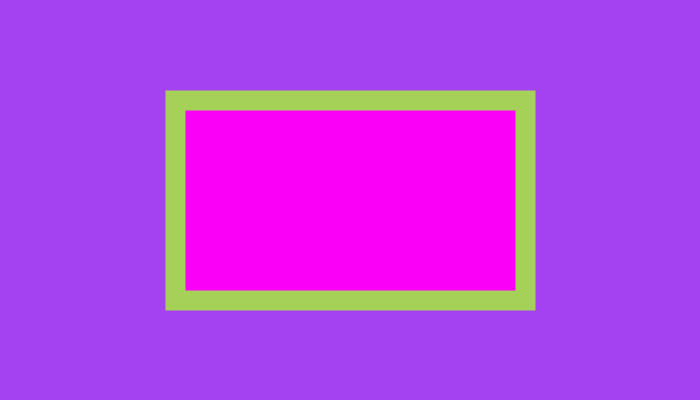
Frame 1 (no input)
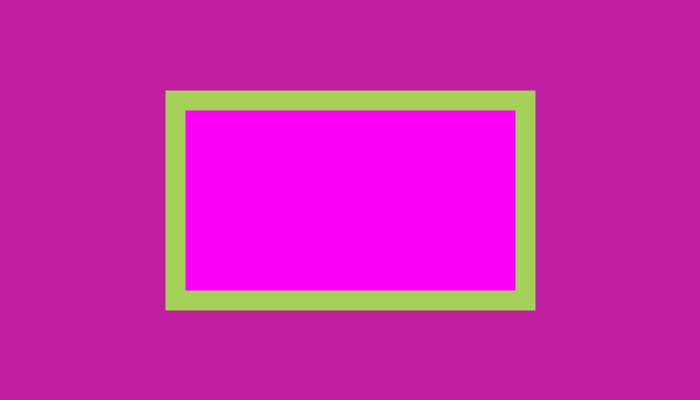
Frame 60 (the mouse pressed at the canvas centre just before this capture)
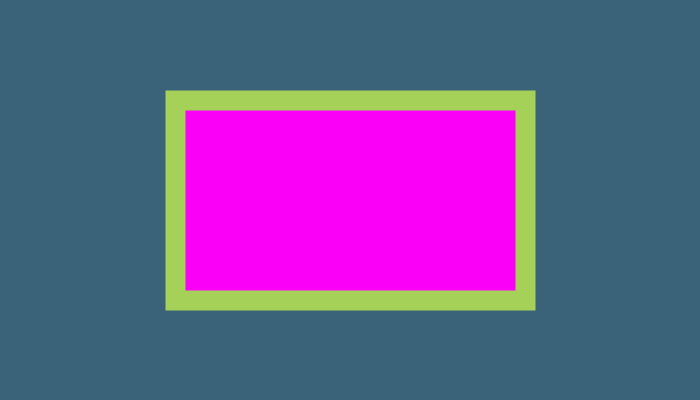
Frame 120 (the mouse held since frame 60 and released just before this capture)

The Processing sketch that drew these frames (run headless with seeded random() and noise(); from frame 60 on, the mouse is pressed at the canvas centre):

// Processing sketch: hello_world
// ── hello_world.pde
//Global Variables
int appWidth, appHeight;
float centerX, centerY, xStart, yStart, widthRect, heightRect;
color blackNightMode=#000000, green=#a5d158, purple=#FA00F6, white=#FFFFFF; //Hexidecimal
float thin, normal, thick;
//
void setup() {
  //Declaring Display Geometry: landscape, square, portrait
  size(700, 400); //Able to deploy with fullScreen();
  //fullScreen();
  appWidth = width;
  appHeight = height;
  //Concatenation: , or + (i.e space)
  println("\t\t\tWidth="+width, "\tHeight="+height);
  println("Display Monitor:", "\twidth:"+displayWidth, "\theight:"+displayHeight);
  //
  String ls="Landscape or Square", p="portrait", DO="Display Orientation", instruct="Bru, turn your phun";
  //
  if ( appWidth < appHeight ) { //Declaring Landscape & square
    println(instruct);
  } else {
    println("Display: Good to Go");
    if ( appWidth > displayWidth ) { //Fitting CANVAS into Monitor Display
      appWidth=0;
      appHeight=0;
      println("STOP, is broken");
    } else {
      //Empty ELSE
    }
  }
  //Population
  centerX = appWidth * 1/2;
  centerY = height * 1/2;
  xStart = centerX - ( appWidth * 1/4 );
  yStart  = centerY - ( height * 1/4 );
  widthRect = appWidth * 1/2;
  heightRect = height * 1/2;
  thin = appWidth / appWidth; //1
  normal = appWidth * 1/70;
  thick = appWidth * 1/35;
} //End setup
//
void draw() {
  // New Background Function "covers" old gray scale background()
  // Night Mode means background cannot have blue // change randome for night mode, hard code "0"
  //background(100); //Gray Scale (0-255) & Blue Issue for night mode
  //
  //Casting Reminder
  background( color( random(0 , 255), random(0 , 255), random(0 , 255) ) ); // Colour without blue
  //
  //background( blackNightMode );
  strokeWeight( thick );
  stroke( green ); 
  fill( purple ); 
  rect(xStart, yStart, widthRect, heightRect);
  fill( white ); //default reset
  stroke( blackNightMode ); //default reset
  strokeWeight(1); //default reset
} //End draw
//
void keyPressed() {
} //End keyPressed
//
void mousePressed() {
} //End mousePressed
//
// End Main Program
